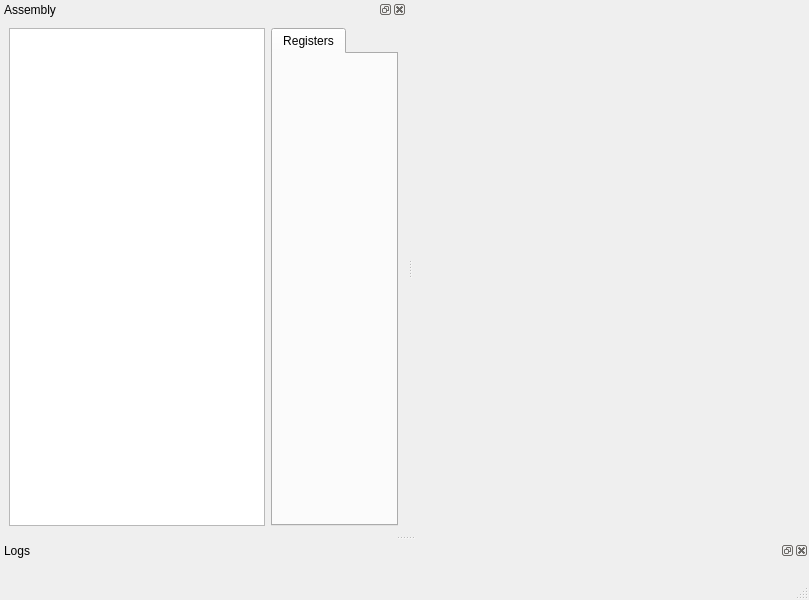
<ui version="4.0" >
 <class>QPspe4allClass</class>
 <widget class="QMainWindow" name="QPspe4allClass" >
  <property name="geometry" >
   <rect>
    <x>0</x>
    <y>0</y>
    <width>809</width>
    <height>600</height>
   </rect>
  </property>
  <property name="windowTitle" >
   <string>MainWindow</string>
  </property>
  <property name="dockNestingEnabled" >
   <bool>true</bool>
  </property>
  <widget class="QWidget" name="centralwidget" >
   <property name="sizePolicy" >
    <sizepolicy vsizetype="Minimum" hsizetype="Minimum" >
     <horstretch>0</horstretch>
     <verstretch>0</verstretch>
    </sizepolicy>
   </property>
  </widget>
  <widget class="QMenuBar" name="menubar" >
   <property name="geometry" >
    <rect>
     <x>0</x>
     <y>0</y>
     <width>809</width>
     <height>21</height>
    </rect>
   </property>
  </widget>
  <widget class="QStatusBar" name="statusbar" />
  <widget class="QDockWidget" name="dockWidget_log" >
   <property name="sizePolicy" >
    <sizepolicy vsizetype="Expanding" hsizetype="Expanding" >
     <horstretch>0</horstretch>
     <verstretch>0</verstretch>
    </sizepolicy>
   </property>
   <property name="autoFillBackground" >
    <bool>true</bool>
   </property>
   <property name="allowedAreas" >
    <set>Qt::BottomDockWidgetArea</set>
   </property>
   <property name="windowTitle" >
    <string>Logs</string>
   </property>
   <attribute name="dockWidgetArea" >
    <number>8</number>
   </attribute>
   <widget class="QWidget" name="dockWidgetContents_log" >
    <layout class="QGridLayout" name="gridLayout_2" />
   </widget>
  </widget>
  <widget class="QDockWidget" name="dockWidget_debug" >
   <property name="sizePolicy" >
    <sizepolicy vsizetype="Expanding" hsizetype="Expanding" >
     <horstretch>0</horstretch>
     <verstretch>0</verstretch>
    </sizepolicy>
   </property>
   <property name="autoFillBackground" >
    <bool>true</bool>
   </property>
   <property name="allowedAreas" >
    <set>Qt::LeftDockWidgetArea|Qt::TopDockWidgetArea</set>
   </property>
   <property name="windowTitle" >
    <string>Assembly</string>
   </property>
   <attribute name="dockWidgetArea" >
    <number>1</number>
   </attribute>
   <widget class="QWidget" name="dockWidgetContents" >
    <layout class="QGridLayout" name="gridLayout" >
     <item row="0" column="0" >
      <widget class="QTextBrowser" name="textBrowser" >
       <property name="sizePolicy" >
        <sizepolicy vsizetype="Expanding" hsizetype="Expanding" >
         <horstretch>3</horstretch>
         <verstretch>0</verstretch>
        </sizepolicy>
       </property>
      </widget>
     </item>
     <item row="0" column="1" >
      <widget class="QTabWidget" name="tabWidget" >
       <property name="sizePolicy" >
        <sizepolicy vsizetype="Expanding" hsizetype="Expanding" >
         <horstretch>1</horstretch>
         <verstretch>0</verstretch>
        </sizepolicy>
       </property>
       <property name="currentIndex" >
        <number>0</number>
       </property>
       <widget class="QWidget" name="tab" >
        <attribute name="title" >
         <string>Registers</string>
        </attribute>
       </widget>
      </widget>
     </item>
    </layout>
   </widget>
  </widget>
 </widget>
 <resources/>
 <connections/>
</ui>
